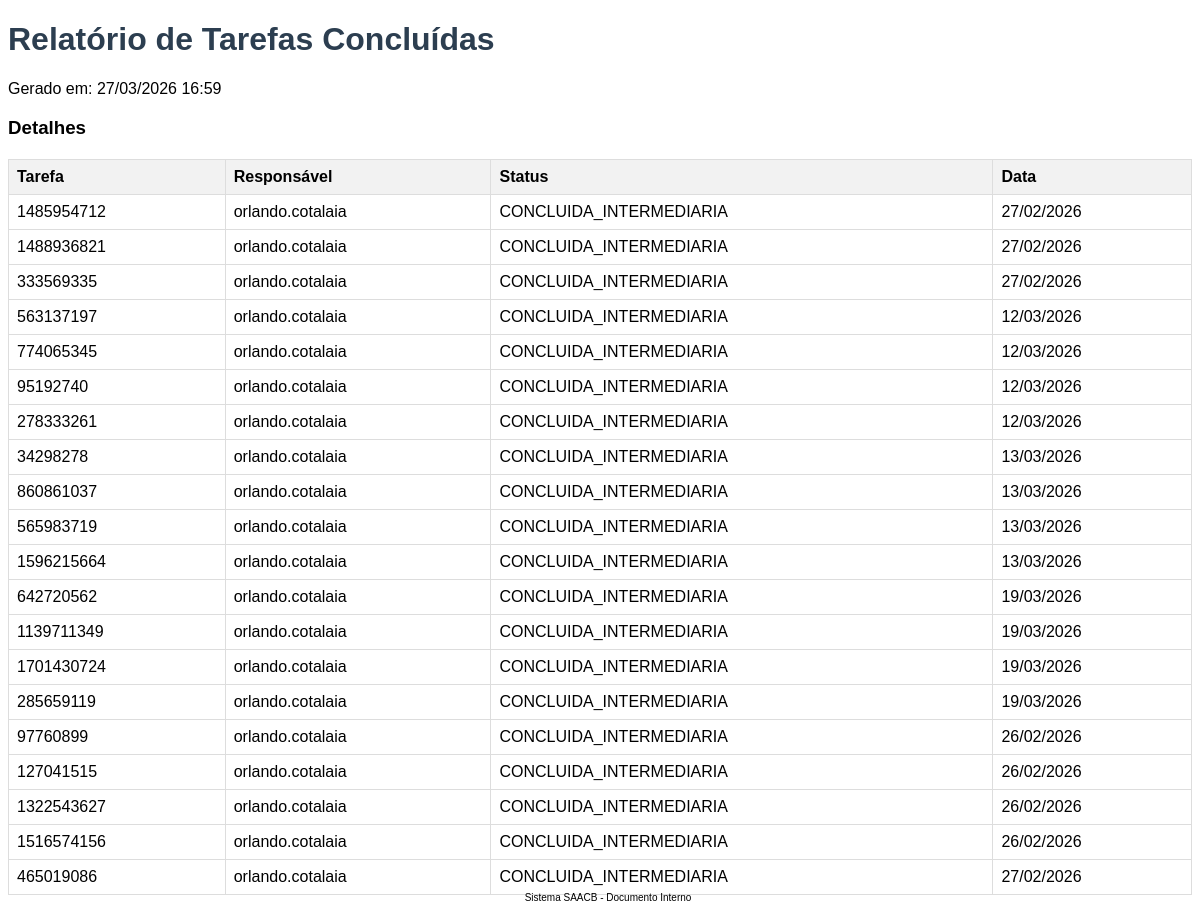
/tarefas/relatorios/concluidas/ (signed in), run on the app's committed database.
### tarefas/models.py (models this page shows)
class tarefassamc(models.Model):
    nome_interessado = models.CharField('Nome', max_length=100, blank=True, null=True)
    CPF = models.CharField("CPF", max_length=20, blank=True, null=True)
    tarefa_n = models.CharField('Tarefa Principal', max_length=50, blank=True, null=True)
    tarefa_a = models.CharField('Tarefa Anterior', max_length=50, blank=True, null=True)
    sei_n = models.CharField('Número SEI', max_length=50, blank=True, null=True)
    procj = models.CharField('Número do Processo Judicial', max_length=50, blank=True, null=True)
    servico = models.CharField("Serviço", choices=(
        ('ANALISE', "ANALISE"),
        ('ANALISE cobranca', "ANALISE - Cobrança"),
        ('ANALISE exigencia', "ANALISE - Exigência"),
        ('ANALISE corregedoria', "ANALISE - Corregedoria"),
        ('ANALISE pendencia', "ANALISE - Pendência"),
        ('ANALISE Concluir', "ANALISE - Concluir"),
        ('ANALISE recurso', "ANALISE - Recurso"),
        ('ANALISE judicial', "ANALISE - Judicial"),
        ('CONCLUIDO', "CONCLUIDO"),
        ('CONCLUIDO pendente', "CONCLUIDO - pendente"),
        ('PA', "PA - Aguardando Processo"),
        ('PARECER SOCIAL', "PARECER SOCIAL - Aguardando Parecer Social"),
        ('PERICIA', "PERICIA - Aguardando Perícia Médica"),
        ('PROCURADORIA', "PROCURADORIA - Aguardando Procuradoria"),
    ),
        max_length=100, null=True
    )
    nome_tarefa = models.ForeignKey(tipo_servico, verbose_name="Fase da Análise", on_delete=models.CASCADE, blank=True, null=True)
    nome_serv = models.ForeignKey(nome_motiv, verbose_name="Motivo do Ressarcimento", on_delete=models.CASCADE, max_length=100, blank=True, null=True)
    der_tarefa = models.CharField("DER Tarefa", max_length=20, blank=True, null=True)
    data_def = models.CharField("Data da ciência - ofício defesa", max_length=20, blank=True, null=True)
    data_rec = models.CharField("Data da ciência - ofício recurso", max_length=20, blank=True, null=True)
    nb1 = models.CharField("Benefício 1", max_length=20, blank=True, null=True)
    nb2 = models.CharField("Benefício 2", max_length=20, blank=True, null=True)
    sit_ben = models.CharField("Situação do Benefício", max_length=100, blank=True, null=True)
    aps = models.CharField("APS Manutenção", max_length=100, blank = True, null = True)
    prazo = models.CharField("Prazo Defesa", choices=(
        ('30 dias', "30 dias"),
        ('60 dias', "60 dias"),
    ),
        max_length=100, blank=True, null=True
    )
    defesa_ap = models.CharField("Apresentou defesa?", choices=(
        ('sim', "Sim"),
        ('nao', "Não"),
    ),
        max_length=100, blank=True, null=True
    )
    categoria = models.CharField("Categoria da irregularidade", max_length=100, blank=True, null=True)
    tip_con = models.CharField("Tipo de Crédito Devido", choices=(
        ('Crédito', "Crédito"),
        ('Dano ao Erário', "Dano ao Erário"),
    ),
        max_length=100, blank=True, null=True
    )
    oficio1 = models.DateField("Ofício Defesa - ciência", max_length=20, blank=True, null=True)
    AR1 = models.CharField("Aviso de Recebimento e documentos - Qual o tipo do comprovante?",choices=(
        ('AR Digital', "AR Digital"),
        ('Edital', "Edital"),
        ('Atestado Pessoal', "Atestado Pessoal"),
        ('Acesso à tarefa eletrônica de cobrança administrativa', "Acesso à tarefa eletrônica de cobrança administrativa"),
    ),
         max_length=100, blank=True, null=True)
    oficio2 = models.DateField("Ofício Recurso - ciência", max_length=20, blank=True, null=True)
    AR2 = models.TextField("Aviso de Recebimento e documentos - Qual o tipo do comprovante?",choices=(
        ('AR Digital', "AR Digital"),
        ('Edital', "Edital"),
        ('Atestado Pessoal', "Atestado Pessoal"),
        ('Acesso à tarefa eletrônica de cobrança administrativa', "Acesso à tarefa eletrônica de cobrança administrativa"),
    ),
                           blank=True, null=True)
    Competencia = models.DateField("Competência", blank=True, null=True)
    data_irregular = models.DateField("Data de início da irregularidade", blank=True, null=True)
    Periodo_irregular = models.TextField("Periodo irregular", blank=True, null=True)
    valor = models.CharField("Valor do débito", max_length=20, blank = True, null = True)
    obs1 = models.TextField("Relatório - faça um breve resumo da defesa:", blank=True, null=True)
    es_conc = models.ForeignKey(conc_analise, verbose_name="Conclusão da Análise", on_delete=models.CASCADE, blank=True, null=True)
    obs2 = models.TextField("Direito e conclusão - vai aparecer antes da conclusão", blank=True, null=True)
    resp_credito = models.CharField("Quem é o responsável pelo crédito?", choices=(
        ('1', "Titular do benefício"),
        ('2', "Responsável Legal"),
    ),
        max_length=100, blank = True, null = True
        )
    responsavel = models.CharField("Responsável Legal", max_length=100, blank = True, null = True)
    CPF_R = models.CharField("CPF Responsável", max_length=20, blank=True, null=True)
    Conclusao = models.CharField("Conclusão", choices=(
        ('REGULAR', "REGULAR"),
        ('IRREGULAR Boa fé', "IRREGULAR - Boa fé"),
        ('IRREGULAR Má fé', "IRREGULAR - Má fé"),
        ('PARCIALMENTE IRREGULAR', "PARCIALMENTE IRREGULAR"),
    ),  max_length=100, blank=True, null=True)
    status = models.CharField("Status", choices=(
        ('PENDENTE', "PENDENTE"),
        ('PENDENTE', "PENDENTE - CORREÇÃO"),
        ('CONCLUIDA_INTERMEDIARIA', "CONCLUÍDA - INTERMEDIÁRIA"),
        ('CONCLUIDA_FINALIZADA', "CONCLUÍDA - FINALIZADA")
    ), max_length=100, blank=True, null=True)
    historico = models.TextField("Histórico(Fundamento da cobrança)", blank=True, null=True)
    env_serv = models.CharField("Envolvimento de Servidor? Informe Situação Atual", choices=(
        ('Servidor Ativo', "Servidor Ativo"),
        ('Servidor Inativo - demitido/aposentado', "Servidor Inativo - demitido/aposentado"),
        ('Pensionista', "Pensionista"),
        ('Não Envolvido', "Não Envolvido"),
    ), max_length=50, blank=True, null=True)
    servidor = models.CharField("Matrícula Servidor Responsável", max_length=100, blank = True, null = True)
    concluida_em = models.DateField(blank=True, null=True)
    atualizado_em = models.DateTimeField(auto_now=True)
    assigned_user = models.ForeignKey(User, verbose_name="Usuário Responsável", on_delete=models.SET_NULL, blank=True, null=True)
    valor_original_calculado = models.DecimalField(
        max_digits=12, decimal_places=2, null=True, blank=True,
        verbose_name="Valor Original Calculado"
    )
    valor_corrigido_calculado = models.DecimalField(
        max_digits=12, decimal_places=2, null=True, blank=True,
        verbose_name="Valor Corrigido Calculado"
    )
    valor_diferenca = models.DecimalField(
        max_digits=12, decimal_places=2, null=True, blank=True,
        verbose_name="Diferença Calculada"
    )
    detalhes_calculo = models.JSONField(
        null=True, blank=True,
        verbose_name="Detalhes do Cálculo"
    )
    relatorio_pdf = models.FileField(
        upload_to='relatorios_calculos/', null=True, blank=True,
        verbose_name="Relatório PDF"
    )
    calculado_em = models.DateTimeField(
        null=True, blank=True,
        verbose_name="Calculado em"
    )
    calculos_aprovados = models.BooleanField(
        default=False,
        verbose_name="Cálculos Aprovados (migrar para Valor)"
    )

### tarefas/views.py (the view, shortened to what this page needs)
# urls.py: path('relatorios/concluidas/', RelatorioConcluidasView.as_view(), name='relatorio_concluidas'),
@method_decorator(login_required, name='dispatch')
class RelatorioConcluidasView(View):
    def get(self, request, *args, **kwargs):
        inicio = request.GET.get('inicio')
        fim = request.GET.get('fim')
        tarefas = tarefassamc.objects.filter(
            status__in=['CONCLUIDA_INTERMEDIARIA', 'CONCLUIDA_FINALIZADA'],
            assigned_user=request.user
        )
        context = {
            'titulo': 'Relatório de Tarefas Concluídas',
            'tarefas': tarefas,
            'periodo': f"{inicio} a {fim}" if inicio else "Todo o período",
            'data_geracao': timezone.now()
        }
        return render_to_pdf(request, 'tarefas/relatorio_pdf.html', context)

### tarefas/utils.py (called while the page is built)
def render_to_pdf(request, template_src, context_dict=None):
    if context_dict is None:
        context_dict = {}
    try:
        template = get_template(template_src)
        html = template.render(context_dict)
        return HttpResponse(html, content_type='text/html; charset=utf-8')
    except Exception as e:
        error_html = f"<h1>Erro ao renderizar relatório</h1><p>{str(e)}</p>"
        return HttpResponse(error_html, content_type='text/html; charset=utf-8', status=500)

### tarefas/templates/tarefas/relatorio_pdf.html (shortened to what this page needs)
<!DOCTYPE html>
<html>
<head>
</head>
<body>
    <h1>{{ titulo }}</h1>
    <p>Gerado em: {{ data_geracao|date:"d/m/Y H:i" }}</p>
    <h3>Detalhes</h3>
    <table>
        <thead>
            <tr>
                <th>Tarefa</th>
                <th>Responsável</th>
                <th>Status</th>
                <th>Data</th>
            </tr>
        </thead>
        <tbody>
            {% for tarefa in tarefas %}
            <tr>
                <td>{{ tarefa.tarefa_n }}</td>
                <td>{{ tarefa.assigned_user }}</td>
                <td>{{ tarefa.status }}</td>
                <td>{{ tarefa.atualizado_em|date:"d/m/Y" }}</td>
            </tr>
            {% endfor %}
        </tbody>
    </table>
    <div class="footer">Sistema SAACB - Documento Interno</div>
</body>
</html>

### tarefas/templates/tarefas/relatorio_pdf.html (style rules this page uses)
body { font-family: Helvetica, sans-serif; }
table { width: 100%; border-collapse: collapse; margin-top: 20px; }
th, td { border: 1px solid #ddd; padding: 8px; text-align: left; }
th { background-color: #f2f2f2; }
h1 { color: #2c3e50; }
.footer { position: fixed; bottom: 0; width: 100%; font-size: 10px; text-align: center; }

### data on the page
tarefassamc: tarefa_n "1485954712", assigned_user "orlando.cotalaia", status "CONCLUIDA_INTERMEDIARIA", atualizado_em "27/02/2026"
tarefassamc: tarefa_n "1488936821", assigned_user "orlando.cotalaia", status "CONCLUIDA_INTERMEDIARIA", atualizado_em "27/02/2026"
tarefassamc: tarefa_n "333569335", assigned_user "orlando.cotalaia", status "CONCLUIDA_INTERMEDIARIA", atualizado_em "27/02/2026"
tarefassamc: tarefa_n "563137197", assigned_user "orlando.cotalaia", status "CONCLUIDA_INTERMEDIARIA", atualizado_em "12/03/2026"
tarefassamc: tarefa_n "774065345", assigned_user "orlando.cotalaia", status "CONCLUIDA_INTERMEDIARIA", atualizado_em "12/03/2026"
tarefassamc: tarefa_n "95192740", assigned_user "orlando.cotalaia", status "CONCLUIDA_INTERMEDIARIA", atualizado_em "12/03/2026"
tarefassamc: tarefa_n "278333261", assigned_user "orlando.cotalaia", status "CONCLUIDA_INTERMEDIARIA", atualizado_em "12/03/2026"
tarefassamc: tarefa_n "34298278", assigned_user "orlando.cotalaia", status "CONCLUIDA_INTERMEDIARIA", atualizado_em "13/03/2026"
tarefassamc: tarefa_n "860861037", assigned_user "orlando.cotalaia", status "CONCLUIDA_INTERMEDIARIA", atualizado_em "13/03/2026"
tarefassamc: tarefa_n "565983719", assigned_user "orlando.cotalaia", status "CONCLUIDA_INTERMEDIARIA", atualizado_em "13/03/2026"
tarefassamc: tarefa_n "1596215664", assigned_user "orlando.cotalaia", status "CONCLUIDA_INTERMEDIARIA", atualizado_em "13/03/2026"
tarefassamc: tarefa_n "642720562", assigned_user "orlando.cotalaia", status "CONCLUIDA_INTERMEDIARIA", atualizado_em "19/03/2026"
tarefassamc: tarefa_n "1139711349", assigned_user "orlando.cotalaia", status "CONCLUIDA_INTERMEDIARIA", atualizado_em "19/03/2026"
tarefassamc: tarefa_n "1701430724", assigned_user "orlando.cotalaia", status "CONCLUIDA_INTERMEDIARIA", atualizado_em "19/03/2026"
tarefassamc: tarefa_n "285659119", assigned_user "orlando.cotalaia", status "CONCLUIDA_INTERMEDIARIA", atualizado_em "19/03/2026"
tarefassamc: tarefa_n "97760899", assigned_user "orlando.cotalaia", status "CONCLUIDA_INTERMEDIARIA", atualizado_em "26/02/2026"
tarefassamc: tarefa_n "127041515", assigned_user "orlando.cotalaia", status "CONCLUIDA_INTERMEDIARIA", atualizado_em "26/02/2026"
tarefassamc: tarefa_n "1322543627", assigned_user "orlando.cotalaia", status "CONCLUIDA_INTERMEDIARIA", atualizado_em "26/02/2026"
tarefassamc: tarefa_n "1516574156", assigned_user "orlando.cotalaia", status "CONCLUIDA_INTERMEDIARIA", atualizado_em "26/02/2026"
tarefassamc: tarefa_n "465019086", assigned_user "orlando.cotalaia", status "CONCLUIDA_INTERMEDIARIA", atualizado_em "27/02/2026"

### other printed values
{{ titulo }} "Relatório de Tarefas Concluídas"
